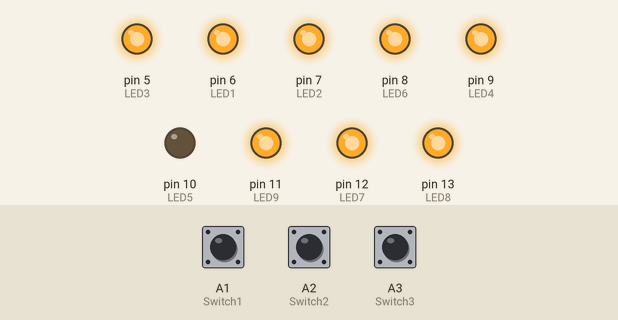
Simulated run of this sketch. Board: Arduino Uno, built with avr-gcc and run on an emulated ATmega328P. Shown: output pins drawn as LEDs (lit = HIGH). Inputs (shaded band) come from the test bench; at power-on: A1 (Switch1) HIGH, A2 (Switch2) HIGH, A3 (Switch3) HIGH.

Above: at 0.5 s.
At 2.5 s:
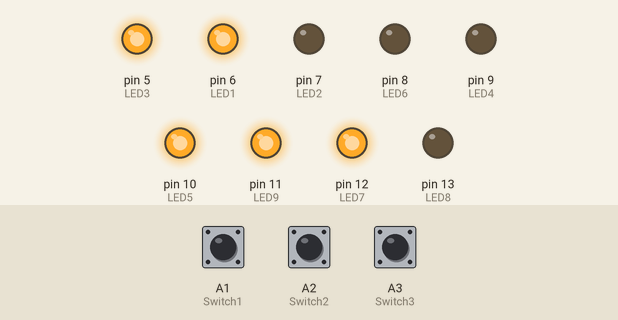
At 3.5 s:
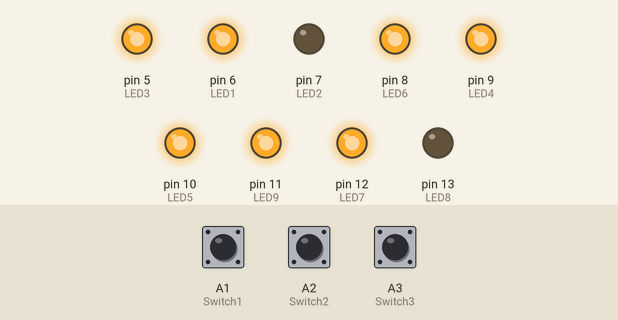
At 4.5 s:
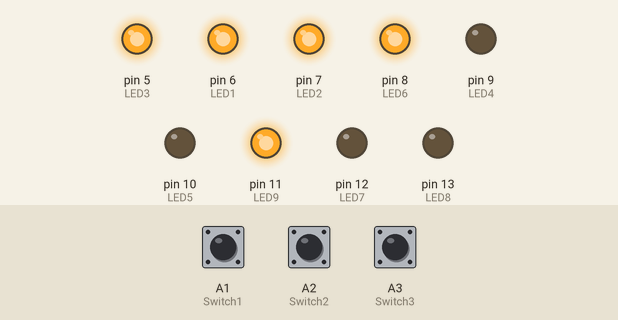
At 6.5 s:
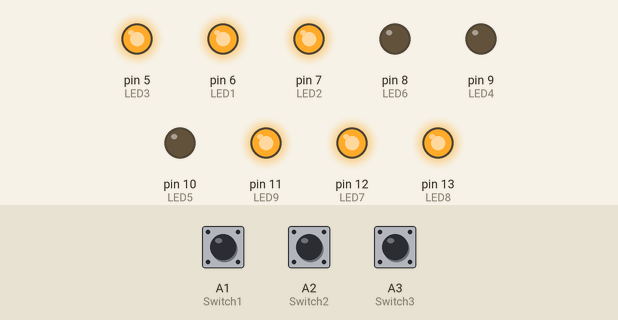
At 9.5 s:
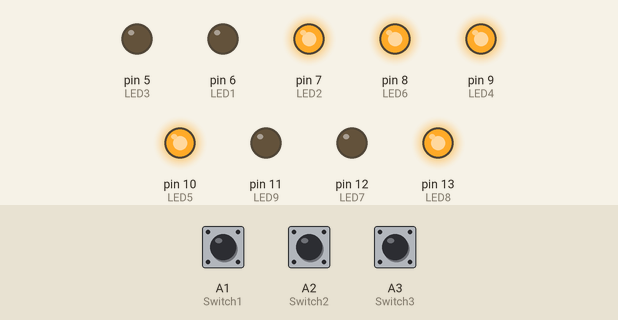
Timing chart, 0 to 10.4 s (numbered marks = the images above):
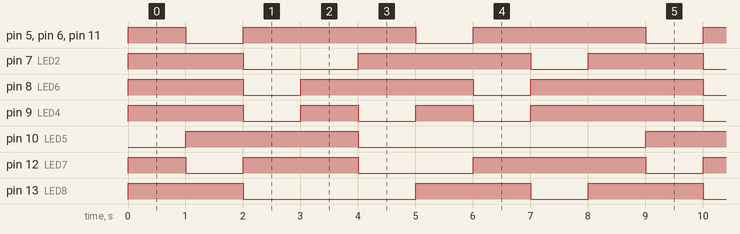

The sketch:

107-LED-Matrix.ino
```cpp
/* Project 107 - LED Matrix
Create a simple 3x3 LED matrix display using 9 LEDs.
Use the DIP switch to control which LEDs are on or off to display different patterns:
+ , X, H, L, diamond, horizontal lines, vertical lines.
Cycle through the patterns when all switches are turned on.
*/

// These variables are used to show how the devices are connected to the HERO pins
int Switch1 = A1;             // switch 1 of our DIP switch is attached to pin A1
int Switch2 = A2;             // switch 2 of our DIP switch is attached to pin A2
int Switch3 = A3;             // switch 3 of our DIP switch is attached to pin A3
int LED1 = 6;                 // 1
int LED2 = 7;                 // 2
int LED3 = 5;                 // 3
int LED4 = 9;                 // 4
int LED5 = 10;                // 5
int LED6 = 8;                 // 6
int LED7 = 12;                // 7
int LED8 = 13;                // 8
int LED9 = 11;                // 9

/* This variable needs to be set to a value that is different from the current value
on the DIP switch so it will detect a difference in the loop() function, whether it
is ON (1) ir OFF (0) */
int LastState = -1;           // record of last state of DIP switches

void setup()
{
  pinMode(Switch1, INPUT);    // 3 switches of the DIP switch as inputs
  pinMode(Switch2, INPUT);
  pinMode(Switch3, INPUT);
  pinMode(LED1, OUTPUT);      // 9 LEDs as output
  pinMode(LED2, OUTPUT);
  pinMode(LED3, OUTPUT);
  pinMode(LED4, OUTPUT);
  pinMode(LED5, OUTPUT);
  pinMode(LED6, OUTPUT);
  pinMode(LED7, OUTPUT);
  pinMode(LED8, OUTPUT);
  pinMode(LED9, OUTPUT);
}

void loop(){

  /* This variable is only needed inside this loop() function so can be defined here.
  The formula will calculate denary value from the binary value of the DIP switches.
  See https://www.bbc.co.uk/bitesize/guides/z6qqmsg/revision/2 if you want to find out more*/
  int total = digitalRead(Switch3)*4+digitalRead(Switch2)*2+digitalRead(Switch1);

  /* Light up the LEDs in the correct formation for each option. This uses the logical OR operator ||.
  See https://www.arduino.cc/reference/en/language/structure/boolean-operators/logicalor/ for more details */

  if (total != LastState) {  // change LED matrix display
    if (total == 0 || total == 7){ // 0
      digitalWrite(LED1,HIGH);
      digitalWrite(LED2,HIGH);
      digitalWrite(LED3,HIGH);
      digitalWrite(LED4,HIGH);
      digitalWrite(LED5,LOW);
      digitalWrite(LED6,HIGH);
      digitalWrite(LED7,HIGH);
      digitalWrite(LED8,HIGH);
      digitalWrite(LED9,HIGH);
      delay(1000);
    }
    if (total == 1 || total == 7){ // +
      digitalWrite(LED1,LOW);
      digitalWrite(LED2,HIGH);
      digitalWrite(LED3,LOW);
      digitalWrite(LED4,HIGH);
      digitalWrite(LED5,HIGH);
      digitalWrite(LED6,HIGH);
      digitalWrite(LED7,LOW);
      digitalWrite(LED8,HIGH);
      digitalWrite(LED9,LOW);
      delay(1000);
    }
    if (total == 2 || total == 7){ // X
      digitalWrite(LED1,HIGH);
      digitalWrite(LED2,LOW);
      digitalWrite(LED3,HIGH);
      digitalWrite(LED4,LOW);
      digitalWrite(LED5,HIGH);
      digitalWrite(LED6,LOW);
      digitalWrite(LED7,HIGH);
      digitalWrite(LED8,LOW);
      digitalWrite(LED9,HIGH);
      delay(1000);
    }
    if (total == 3 || total == 7){ // H
      digitalWrite(LED1,HIGH);
      digitalWrite(LED2,LOW);
      digitalWrite(LED3,HIGH);
      digitalWrite(LED4,HIGH);
      digitalWrite(LED5,HIGH);
      digitalWrite(LED6,HIGH);
      digitalWrite(LED7,HIGH);
      digitalWrite(LED8,LOW);
      digitalWrite(LED9,HIGH);
      delay(1000);
    }
    if (total == 4 || total == 7){ // L
      digitalWrite(LED1,HIGH);
      digitalWrite(LED2,HIGH);
      digitalWrite(LED3,HIGH);
      digitalWrite(LED4,LOW);
      digitalWrite(LED5,LOW);
      digitalWrite(LED6,HIGH);
      digitalWrite(LED7,LOW);
      digitalWrite(LED8,LOW);
      digitalWrite(LED9,HIGH);
      delay(1000);
    }
    if (total == 5 || total == 7){ // Diamond
      digitalWrite(LED1,LOW);
      digitalWrite(LED2,HIGH);
      digitalWrite(LED3,LOW);
      digitalWrite(LED4,HIGH);
      digitalWrite(LED5,LOW);
      digitalWrite(LED6,HIGH);
      digitalWrite(LED7,LOW);
      digitalWrite(LED8,HIGH);
      digitalWrite(LED9,LOW);
      delay(1000);
    }
    if (total == 6 || total == 7){ // Horizontal lines
      digitalWrite(LED1,HIGH);
      digitalWrite(LED2,HIGH);
      digitalWrite(LED3,HIGH);
      digitalWrite(LED4,LOW);
      digitalWrite(LED5,LOW);
      digitalWrite(LED6,LOW);
      digitalWrite(LED7,HIGH);
      digitalWrite(LED8,HIGH);
      digitalWrite(LED9,HIGH);
      delay(1000);
    }
    if (total == 7){ // Vertical Lines
      digitalWrite(LED1,HIGH);
      digitalWrite(LED2,LOW);
      digitalWrite(LED3,HIGH);
      digitalWrite(LED4,HIGH);
      digitalWrite(LED5,LOW);
      digitalWrite(LED6,HIGH);
      digitalWrite(LED7,HIGH);
      digitalWrite(LED8,LOW);
      digitalWrite(LED9,HIGH);
      delay(1000);
    }
  }
}
```

Measured:
- by itself, pin 5 (LED3), pin 6 (LED1), pin 8 (LED6), pin 11 (LED9): repeats every 4.0 s: LOW 1.0 s, HIGH 3.0 s
- by itself, pin 7 (LED2): repeats every 8.0 s: LOW 2.0 s, HIGH 3.0 s, LOW 1.0 s, HIGH 2.0 s
- by itself, pin 9 (LED4): repeats every 8.0 s: 2 × (LOW 1.0 s, HIGH 1.0 s), LOW 1.0 s, HIGH 3.0 s
- by itself, pin 10 (LED5): alternates HIGH for 3.0 s and LOW for 5.0 s
- by itself, pin 12 (LED7): repeats every 8.0 s: LOW 1.0 s, HIGH 2.0 s, LOW 2.0 s, HIGH 3.0 s
- by itself, pin 13 (LED8): repeats every 8.0 s: LOW 3.0 s, HIGH 2.0 s, LOW 1.0 s, HIGH 2.0 s
